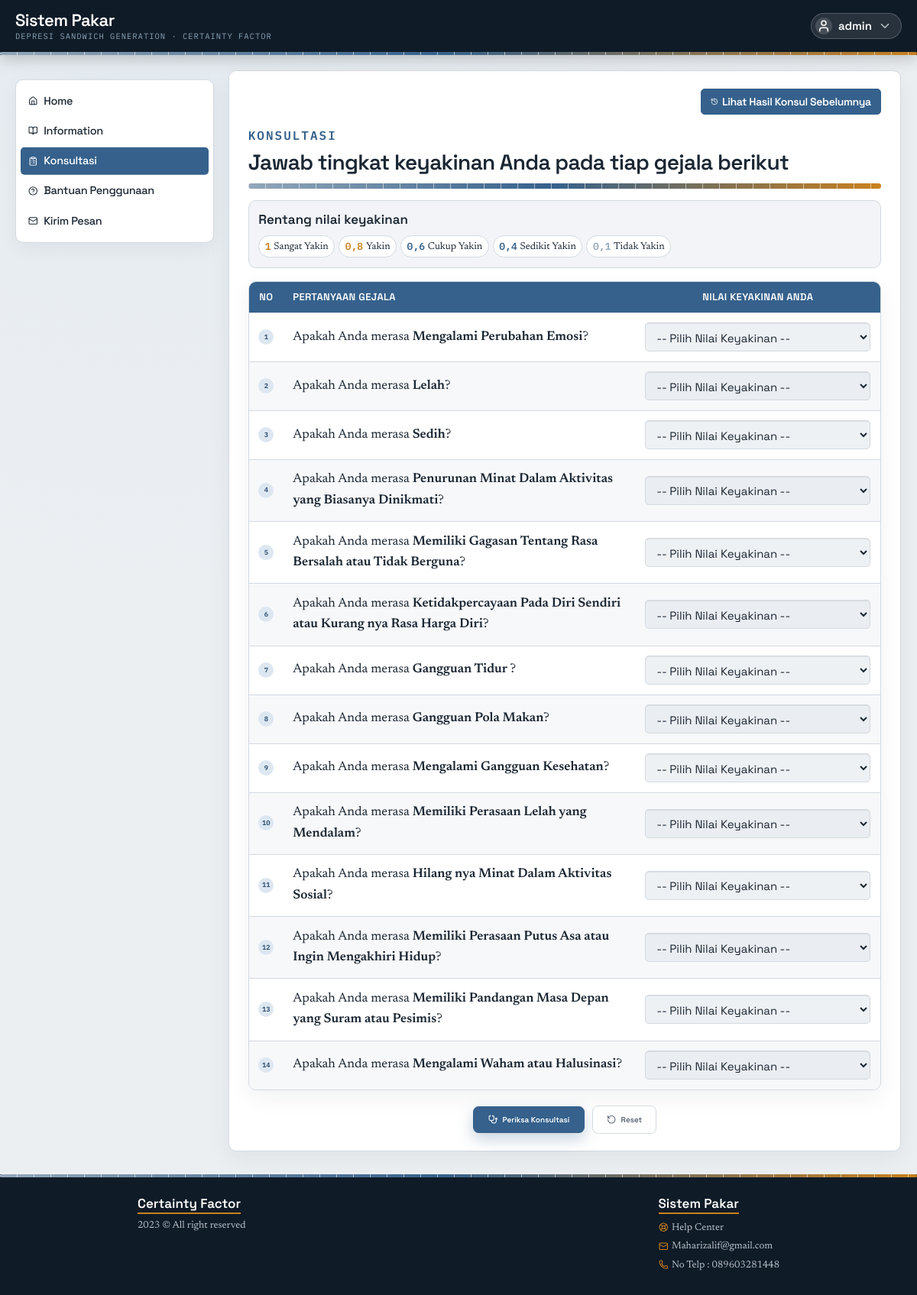
The app's page /?r=konsultasi (signed in) with its own data.
### tables this page shows
CREATE TABLE `member` (
  `id_member` int(11) NOT NULL,
  `nama` varchar(15) NOT NULL,
  `jk` varchar(6) NOT NULL,
  `alamat` text NOT NULL,
  `tgl_lahir` date NOT NULL DEFAULT '0000-00-00',
  `username` varchar(15) NOT NULL,
  `password` varchar(20) NOT NULL
);

CREATE TABLE `gejala` (
  `id_gejala` int(11) NOT NULL,
  `kd_gejala` varchar(5) NOT NULL,
  `kd_penyakit` varchar(5) NOT NULL,
  `nama_gejala` text NOT NULL
);

### modules/konsul/konsultasi.php (the view, shortened to what this page needs)
<?php include "koneksi.php"; ?>
<div class="flex justify-end mb-6">
  <a href='?r=hasilkonsul' class='btn btn-info inline-flex items-center gap-2'><i data-lucide="history" class="w-4 h-4"></i> Lihat Hasil Konsul Sebelumnya</a>
</div>
<div class="mb-2">
  <span class="eyebrow">Konsultasi</span>
  <h1 class="font-display text-[28px] font-semibold text-ink mt-0 mb-4 leading-[1.2] tracking-tight">
    Jawab tingkat keyakinan Anda pada tiap gejala berikut
  </h1>
  <div class="cf-scale"></div>
</div>
<div class="mt-6 mb-7 rounded-2xl border border-line bg-mist/40 p-5">
  <p class="font-display text-[17px] font-semibold text-ink m-0 mb-3">Rentang nilai keyakinan</p>
  <div class="flex flex-wrap gap-2">
    <span class="inline-flex items-center gap-1.5 rounded-full bg-white border border-line px-3 py-1.5 text-[13px] text-ink"><span class="font-mono font-semibold text-ember">1</span> Sangat Yakin</span>
    <span class="inline-flex items-center gap-1.5 rounded-full bg-white border border-line px-3 py-1.5 text-[13px] text-ink"><span class="font-mono font-semibold text-ember">0,8</span> Yakin</span>
    <span class="inline-flex items-center gap-1.5 rounded-full bg-white border border-line px-3 py-1.5 text-[13px] text-ink"><span class="font-mono font-semibold text-harbor">0,6</span> Cukup Yakin</span>
    <span class="inline-flex items-center gap-1.5 rounded-full bg-white border border-line px-3 py-1.5 text-[13px] text-ink"><span class="font-mono font-semibold text-harbor">0,4</span> Sedikit Yakin</span>
    <span class="inline-flex items-center gap-1.5 rounded-full bg-white border border-line px-3 py-1.5 text-[13px] text-ink"><span class="font-mono font-semibold text-haze">0,1</span> Tidak Yakin</span>
  </div>
</div>
<form action="" method="post">
  <div class="overflow-hidden rounded-2xl border border-line shadow-[0_10px_30px_rgba(15,27,39,0.06)]">
    <table class="w-full border-collapse">
      <thead>
        <tr class="bg-harbor text-white font-display">
          <th class="text-center font-semibold uppercase tracking-wide text-[13px] px-5 py-4 w-16">No</th>
          <th class="text-left font-semibold uppercase tracking-wide text-[13px] px-5 py-4">Pertanyaan Gejala</th>
          <th class="text-center font-semibold uppercase tracking-wide text-[13px] px-5 py-4 w-[320px]">Nilai Keyakinan Anda</th>
        </tr>
      </thead>
      <tbody>
        <?php
        $no = 1;
        $hasil = mysqli_query($con, "SELECT * FROM gejala ORDER BY id_gejala ASC");
        while($row = mysqli_fetch_array($hasil))
        {
        ?>
        <tr class="border-t border-line even:bg-mist/25 hover:bg-harbor-tint/40 transition-colors align-middle">
          <td class="px-5 py-5 text-center">
            <span class="inline-flex items-center justify-center w-8 h-8 rounded-full bg-harbor-tint font-mono text-sm font-semibold text-harbor-deep"><?php echo $no?></span>
          </td>
          <td class="px-5 py-5 text-[17px] leading-relaxed text-ink">
            Apakah Anda merasa <span class="font-semibold text-ink"><?php echo $row['nama_gejala']?></span>?
          </td>
          <td class="px-5 py-5">
            <?php $cf_default = "";  ?>
            <select name="cf<?php echo $no?>" class="form-control w-full px-4 py-3 text-[15px] rounded-lg cursor-pointer">
              <option value="" <?php echo $cf_default === "" ? "selected" : ""; ?>>-- Pilih Nilai Keyakinan --</option>
            </select>
          </td>
        </tr>
        <?php
        $no++;
        }
        ?>
      </tbody>
    </table>
  </div>
  <div class="flex items-center justify-center gap-4 mt-8">
    <button type="submit" name="periksa" id="periksa" class="inline-flex items-center gap-2.5 bg-harbor hover:bg-harbor-deep text-white font-display font-semibold text-base rounded-xl px-8 py-4 shadow-[0_8px_20px_rgba(53,97,140,0.28)] transition-colors">
      <i data-lucide="stethoscope" class="w-5 h-5"></i> Periksa Konsultasi
    </button>
    <button type="reset" class="inline-flex items-center gap-2.5 bg-white border border-line text-ink-soft font-display font-semibold text-base rounded-xl px-7 py-4 hover:bg-mist transition-colors">
      <i data-lucide="rotate-ccw" class="w-5 h-5"></i> Reset
    </button>
  </div>
</form>

### header.php (shortened to what this page needs)
<header class="sticky top-0 z-[200] bg-deep shadow-[0_4px_20px_rgba(0,0,0,0.22)]">
    <div class="max-w-[1280px] mx-auto px-8 py-5 flex items-center justify-between gap-5 flex-wrap box-border">
        <a href="?r=home" class="flex flex-col no-underline">
            <span class="font-display text-[22px] font-semibold text-white leading-tight tracking-tight">Sistem Pakar</span>
            <span class="font-mono text-[10.5px] text-[#8ba3b5] tracking-[1px] uppercase">Depresi Sandwich Generation &middot; Certainty Factor</span>
        </a>
        <?php
        include "koneksi.php";
        if (!empty($_SESSION["usermbr"]) && !empty($_SESSION["passmbr"])) {
            $sqlm = mysqli_query($con, "SELECT * FROM member WHERE username='$_SESSION[usermbr]'");
            $rm = mysqli_fetch_array($sqlm);
            $sqlc = mysqli_query($con, "SELECT * FROM balas_pesan WHERE id_member='$rm[id_member]' AND status='notyet'");
            $rc = mysqli_num_rows($sqlc);
            echo "<div class='dropdown relative p-0'>
                <a id='a-memberkananatas' href='#' class='dropdown-toggle flex items-center gap-3 text-white font-display font-semibold text-[15px] pl-2 pr-5 py-2 rounded-full bg-white/10 border border-white/20 hover:bg-white/20' data-toggle='dropdown'>
                    <span class='w-9 h-9 rounded-full bg-white/15 flex items-center justify-center shrink-0'><i data-lucide='user' class='w-[18px] h-[18px]'></i></span>
                    $rm[nama]
                    <i data-lucide='chevron-down' class='w-[18px] h-[18px] opacity-70'></i>
                </a>
                            <span class='font-display font-semibold text-[14px] text-ink leading-tight truncate'>$rm[nama]</span>
                        " . ($rc > 0 ? " $rc" : "") . "
            </div>";
        }
        ?>
    </div>
    <div class="cf-scale cf-scale--thin"></div>
</header>

### style.css (style rules this page uses)
.dropdown { padding:4px 15px;float:right; }
td { color:#666666; }
a { text-decoration: none; }

### records on screen
member: nama "admin"
gejala: nama_gejala "Mengalami Perubahan Emosi"
gejala: nama_gejala "Lelah"
gejala: nama_gejala "Sedih"
gejala: nama_gejala "Penurunan Minat Dalam Aktivitas yang Biasanya Dinikmati"
gejala: nama_gejala "Memiliki Gagasan Tentang Rasa Bersalah atau Tidak Berguna"
gejala: nama_gejala "Ketidakpercayaan Pada Diri Sendiri atau Kurang nya Rasa Harga Diri"
gejala: nama_gejala "Gangguan Tidur"
gejala: nama_gejala "Gangguan Pola Makan"
gejala: nama_gejala "Mengalami Gangguan Kesehatan"
gejala: nama_gejala "Memiliki Perasaan Lelah yang Mendalam"
gejala: nama_gejala "Hilang nya Minat Dalam Aktivitas Sosial"
gejala: nama_gejala "Memiliki Perasaan Putus Asa atau Ingin Mengakhiri Hidup"
gejala: nama_gejala "Memiliki Pandangan Masa Depan yang Suram atau Pesimis"
gejala: nama_gejala "Mengalami Waham atau Halusinasi"
